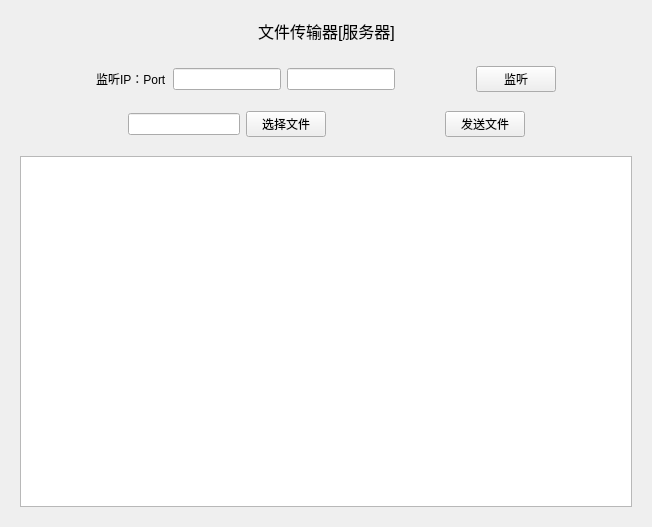
<?xml version="1.0" encoding="UTF-8"?>
<ui version="4.0">
 <class>ServerFileTransfer</class>
 <widget class="QWidget" name="ServerFileTransfer">
  <property name="geometry">
   <rect>
    <x>0</x>
    <y>0</y>
    <width>652</width>
    <height>527</height>
   </rect>
  </property>
  <property name="windowTitle">
   <string>Form</string>
  </property>
  <layout class="QVBoxLayout" name="verticalLayout">
   <item>
    <widget class="QWidget" name="widget" native="true">
     <property name="maximumSize">
      <size>
       <width>16777215</width>
       <height>40</height>
      </size>
     </property>
     <layout class="QHBoxLayout" name="horizontalLayout_2">
      <item>
       <spacer name="horizontalSpacer">
        <property name="orientation">
         <enum>Qt::Horizontal</enum>
        </property>
        <property name="sizeHint" stdset="0">
         <size>
          <width>40</width>
          <height>20</height>
         </size>
        </property>
       </spacer>
      </item>
      <item>
       <widget class="QLabel" name="labelTitle">
        <property name="font">
         <font>
          <pointsize>12</pointsize>
         </font>
        </property>
        <property name="text">
         <string>文件传输器[服务器]</string>
        </property>
       </widget>
      </item>
      <item>
       <spacer name="horizontalSpacer_2">
        <property name="orientation">
         <enum>Qt::Horizontal</enum>
        </property>
        <property name="sizeHint" stdset="0">
         <size>
          <width>40</width>
          <height>20</height>
         </size>
        </property>
       </spacer>
      </item>
     </layout>
    </widget>
   </item>
   <item>
    <widget class="QWidget" name="widgetCtrlUp" native="true">
     <layout class="QHBoxLayout" name="horizontalLayout_5">
      <item>
       <spacer name="horizontalSpacer_12">
        <property name="orientation">
         <enum>Qt::Horizontal</enum>
        </property>
        <property name="sizeHint" stdset="0">
         <size>
          <width>40</width>
          <height>20</height>
         </size>
        </property>
       </spacer>
      </item>
      <item>
       <widget class="QLabel" name="labelListenIPPort">
        <property name="text">
         <string>监听IP：Port</string>
        </property>
       </widget>
      </item>
      <item>
       <widget class="QLineEdit" name="lineEditListenIP"/>
      </item>
      <item>
       <widget class="QLineEdit" name="lineEditListenPort"/>
      </item>
      <item>
       <spacer name="horizontalSpacer_13">
        <property name="orientation">
         <enum>Qt::Horizontal</enum>
        </property>
        <property name="sizeHint" stdset="0">
         <size>
          <width>40</width>
          <height>20</height>
         </size>
        </property>
       </spacer>
      </item>
      <item>
       <widget class="QPushButton" name="pushButtonListen">
        <property name="text">
         <string>监听</string>
        </property>
       </widget>
      </item>
      <item>
       <spacer name="horizontalSpacer_14">
        <property name="orientation">
         <enum>Qt::Horizontal</enum>
        </property>
        <property name="sizeHint" stdset="0">
         <size>
          <width>40</width>
          <height>20</height>
         </size>
        </property>
       </spacer>
      </item>
     </layout>
    </widget>
   </item>
   <item>
    <widget class="QWidget" name="widgetControl" native="true">
     <property name="maximumSize">
      <size>
       <width>16777215</width>
       <height>60</height>
      </size>
     </property>
     <layout class="QVBoxLayout" name="verticalLayout_2">
      <property name="spacing">
       <number>2</number>
      </property>
      <property name="leftMargin">
       <number>2</number>
      </property>
      <property name="topMargin">
       <number>2</number>
      </property>
      <property name="rightMargin">
       <number>2</number>
      </property>
      <property name="bottomMargin">
       <number>2</number>
      </property>
      <item>
       <widget class="QWidget" name="widgetCtrlTop" native="true">
        <layout class="QHBoxLayout" name="horizontalLayout_3">
         <property name="leftMargin">
          <number>2</number>
         </property>
         <property name="topMargin">
          <number>2</number>
         </property>
         <property name="rightMargin">
          <number>2</number>
         </property>
         <property name="bottomMargin">
          <number>2</number>
         </property>
         <item>
          <spacer name="horizontalSpacer_6">
           <property name="orientation">
            <enum>Qt::Horizontal</enum>
           </property>
           <property name="sizeHint" stdset="0">
            <size>
             <width>40</width>
             <height>20</height>
            </size>
           </property>
          </spacer>
         </item>
         <item>
          <widget class="QLineEdit" name="lineEditFileName"/>
         </item>
         <item>
          <widget class="QPushButton" name="pushButtonSelectFile">
           <property name="text">
            <string>选择文件</string>
           </property>
          </widget>
         </item>
         <item>
          <spacer name="horizontalSpacer_7">
           <property name="orientation">
            <enum>Qt::Horizontal</enum>
           </property>
           <property name="sizeHint" stdset="0">
            <size>
             <width>40</width>
             <height>20</height>
            </size>
           </property>
          </spacer>
         </item>
         <item>
          <widget class="QPushButton" name="pushButtonSendFile">
           <property name="text">
            <string>发送文件</string>
           </property>
          </widget>
         </item>
         <item>
          <spacer name="horizontalSpacer_8">
           <property name="orientation">
            <enum>Qt::Horizontal</enum>
           </property>
           <property name="sizeHint" stdset="0">
            <size>
             <width>40</width>
             <height>20</height>
            </size>
           </property>
          </spacer>
         </item>
        </layout>
       </widget>
      </item>
     </layout>
    </widget>
   </item>
   <item>
    <widget class="QWidget" name="widgetDisplay" native="true">
     <layout class="QVBoxLayout" name="verticalLayout_3">
      <item>
       <widget class="QTextEdit" name="textEditInfo"/>
      </item>
     </layout>
    </widget>
   </item>
  </layout>
  <zorder>widgetControl</zorder>
  <zorder>widgetDisplay</zorder>
  <zorder>widget</zorder>
  <zorder>textEditInfo</zorder>
  <zorder>widgetCtrlTop</zorder>
  <zorder>widgetCtrlUp</zorder>
 </widget>
 <resources/>
 <connections/>
</ui>
